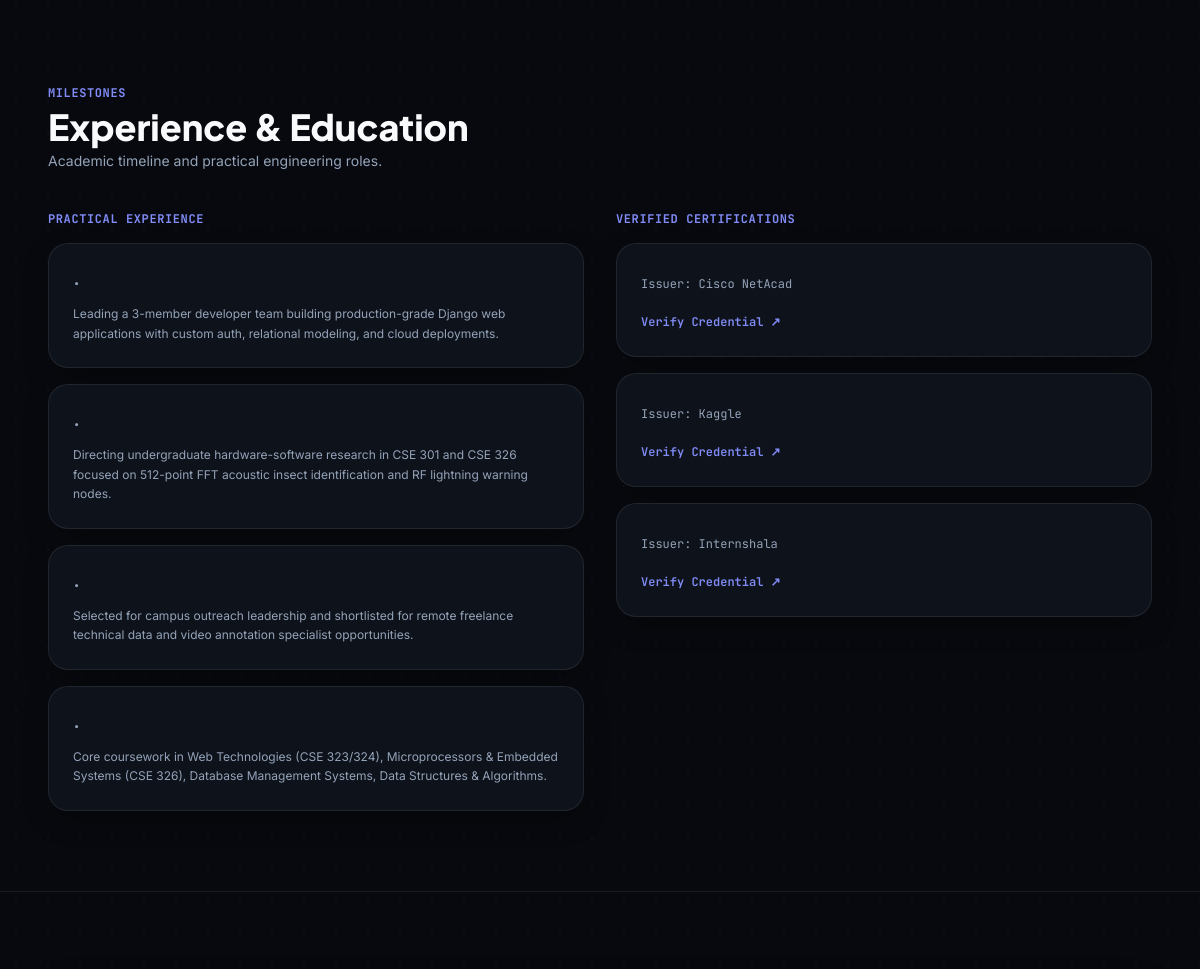
The app's page / (middle part), older data.
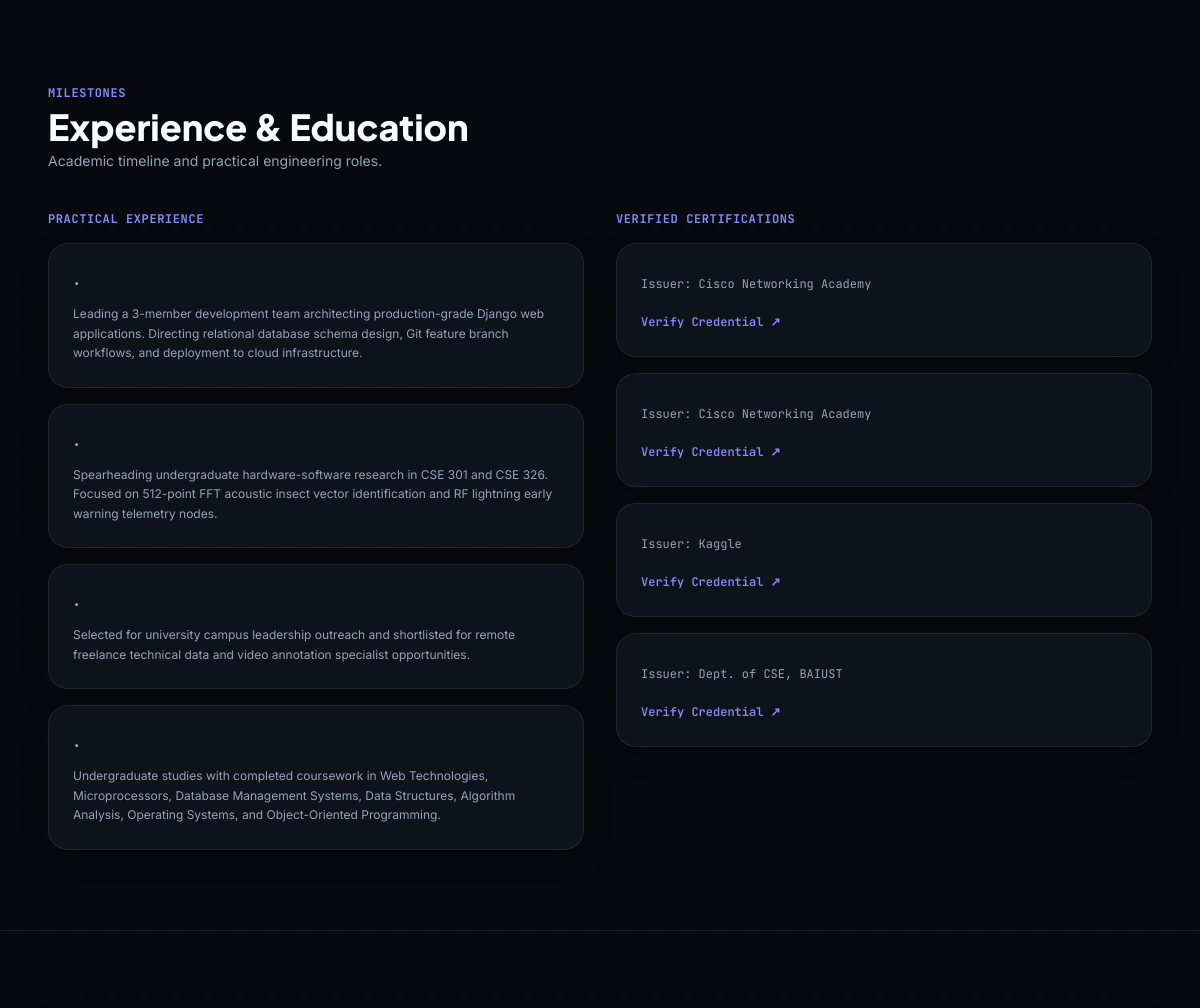
The same page, newer data.
### core/models.py (models this page shows, shortened)
class Experience(models.Model):
    role_title = models.CharField(max_length=180)
    organization = models.CharField(max_length=180)
    period = models.CharField(max_length=80)
    description = models.TextField()
    badge_metric = models.CharField(max_length=100, blank=True, default="")
    order = models.PositiveIntegerField(default=0)
    visible = models.BooleanField(default=True)
    class Meta:
        ordering = ["order", "id"]

class Certificate(models.Model):
    title = models.CharField(max_length=200)
    issuer = models.CharField(max_length=150)
    issue_date = models.CharField(max_length=60, default="2026")
    credential_url = models.URLField(blank=True, default="")
    image = models.ImageField(upload_to="certificates/", blank=True, null=True)
    image_url = models.CharField(max_length=500, blank=True, default="")
    order = models.PositiveIntegerField(default=0)
    visible = models.BooleanField(default=True)
    class Meta:
        ordering = ["order", "id"]

### core/views.py (the view)
# urls.py: path("", views.home_view, name="home"),
def home_view(request):
    site_settings, about = get_or_seed_canonical_data()
    skill_groups = SkillGroup.objects.filter(visible=True).prefetch_related(
        "skills"
    ).order_by("order")
    projects = Project.objects.filter(visible=True).order_by("order")
    experiences = Experience.objects.filter(visible=True).order_by("order")
    certificates = Certificate.objects.filter(visible=True).order_by("order")
    context = {
        "settings": site_settings,
        "about": about,
        "skill_groups": skill_groups,
        "projects": projects,
        "experiences": experiences,
        "certificates": certificates,
    }
    return render(request, "core/index.html", context)

### core/views.py (called while the page is built)
def get_or_seed_canonical_data():
    if not SiteSettings.objects.exists() or not Project.objects.exists():
        run_canonical_seed()
    return SiteSettings.objects.first(), About.objects.first()

### templates/core/index.html (shortened to what this page needs)
{% load static %}
<!DOCTYPE html>
<html lang="en" data-theme="dark" class="scroll-smooth">
<head>
  <script src="https://cdn.tailwindcss.com/3.4.17"></script>
</head>
<body class="selection:bg-indigo-500 selection:text-white">
  <section id="experience" class="py-16 sm:py-20 border-t" style="border-color: var(--border-subtle);">
    <div class="fluid-container space-y-10">
      <div>
        <span class="text-xs font-mono font-bold uppercase tracking-wider text-indigo-400">Milestones</span>
        <h2 class="text-3xl sm:text-4xl font-extrabold font-heading mt-1" style="color: var(--text-primary);">Experience &amp; Education</h2>
        <p class="text-sm mt-1" style="color: var(--text-secondary);">Academic timeline and practical engineering roles.</p>
      </div>
      <div class="grid grid-cols-1 lg:grid-cols-2 gap-8">
        <div class="space-y-4">
          <h3 class="font-mono font-bold text-xs uppercase tracking-wider text-indigo-400">Practical Experience</h3>
          <div class="space-y-4">
            {% for e in experiences %}
            <div class="portfolio-card p-6 space-y-2">
              <p class="text-xs font-mono font-medium" style="color: var(--text-secondary);">{{ e.company }} • {{ e.location }}</p>
              <p class="text-xs leading-relaxed pt-1" style="color: var(--text-secondary);">{{ e.description }}</p>
            </div>
            {% endfor %}
          </div>
        </div>
        <div class="space-y-4">
          <h3 class="font-mono font-bold text-xs uppercase tracking-wider text-indigo-400">Verified Certifications</h3>
          <div class="space-y-4">
            {% for c in certificates %}
            <div class="portfolio-card p-6 space-y-2">
              <p class="text-xs font-mono" style="color: var(--text-secondary);">Issuer: {{ c.issuer }}</p>
              {% if c.credential_url %}
              <div class="pt-2">
                <a href="{{ c.credential_url }}" target="_blank" rel="noopener" class="text-xs font-mono font-semibold text-indigo-400 hover:underline">
                  Verify Credential ↗
                </a>
              </div>
              {% endif %}
            </div>
            {% endfor %}
          </div>
        </div>
      </div>
    </div>
  </section>
  <section id="contact" class="py-16 sm:py-20 border-t" style="border-color: var(--border-subtle);">
  </section>
</body>
</html>

### templates/core/index.html (style rules this page uses)
:root, [data-theme="dark"] { --bg-base: #07090e; --bg-surface: #0e121b; --bg-elevated: #151a26; --bg-glass: rgba(7, 9, 14, 0.88); --border-subtle: rgba(255, 255, 255, 0.08); --border-focus: rgba(99, 102, 241, 0.4); --text-primary: #f8fafc; --text-secondary: #94a3b8; --text-tertiary: #64748b; --accent: #6366f1; --accent-hover: #4f46e5; --accent-glow: rgba(99, 102, 241, 0.16); --card-shadow: 0 10px 30px -10px rgba(0, 0, 0, 0.5); --browser-bar: #121723; --grid-dot: rgba(99, 102, 241, 0.08); }
* { box-sizing: border-box; }
body { background-color: var(--bg-base); color: var(--text-primary); font-family: 'Inter', -apple-system, sans-serif; overflow-x: hidden; min-height: 100vh; transition: background-color 0.25s ease, color 0.25s ease; background-image: radial-gradient(var(--grid-dot) 1px, transparent 1px); background-size: 32px 32px; background-position: 0 0; background-attachment: fixed; }
.fluid-container { width: 100%; max-width: 1720px; margin-left: auto; margin-right: auto; padding-left: 1.25rem; padding-right: 1.25rem; }
@media (min-width: 640px) { .fluid-container { padding-left: 2rem; padding-right: 2rem; } }
@media (min-width: 1024px) { .fluid-container { padding-left: 3rem; padding-right: 3rem; } }
.portfolio-card { background-color: var(--bg-surface); border: 1px solid var(--border-subtle); border-radius: 20px; transition: border-color 0.25s ease, transform 0.25s ease, box-shadow 0.25s ease; box-shadow: var(--card-shadow); position: relative; overflow: hidden; }

Row changes from the older to the newer data that the page shows:
removed Experience: description "Leading a 3-member developer team building production-grade Django web applications with custom auth, relational modeling, and cloud deployments."
removed Experience: description "Directing undergraduate hardware-software research in CSE 301 and CSE 326 focused on 512-point FFT acoustic insect identification and RF lightning warning nodes."
removed Experience: description "Selected for campus outreach leadership and shortlisted for remote freelance technical data and video annotation specialist opportunities."
removed Experience: description "Core coursework in Web Technologies (CSE 323/324), Microprocessors & Embedded Systems (CSE 326), Database Management Systems, Data Structures & Algorithms."
removed Certificate: issuer "Cisco NetAcad"
removed Certificate: issuer "Internshala"
added Experience: description "Leading a 3-member development team architecting production-grade Django web applications. Directing relational database schema design, Git feature branch workflows, and deployment to cloud infrastructure."
added Experience: description "Spearheading undergraduate hardware-software research in CSE 301 and CSE 326. Focused on 512-point FFT acoustic insect vector identification and RF lightning early warning telemetry nodes."
added Experience: description "Selected for university campus leadership outreach and shortlisted for remote freelance technical data and video annotation specialist opportunities."
added Experience: description "Undergraduate studies with completed coursework in Web Technologies, Microprocessors, Database Management Systems, Data Structures, Algorithm Analysis, Operating Systems, and Object-Oriented Programming."
added Certificate: issuer "Cisco Networking Academy"
added Certificate: issuer "Cisco Networking Academy"
added Certificate: issuer "Dept. of CSE, BAIUST"
